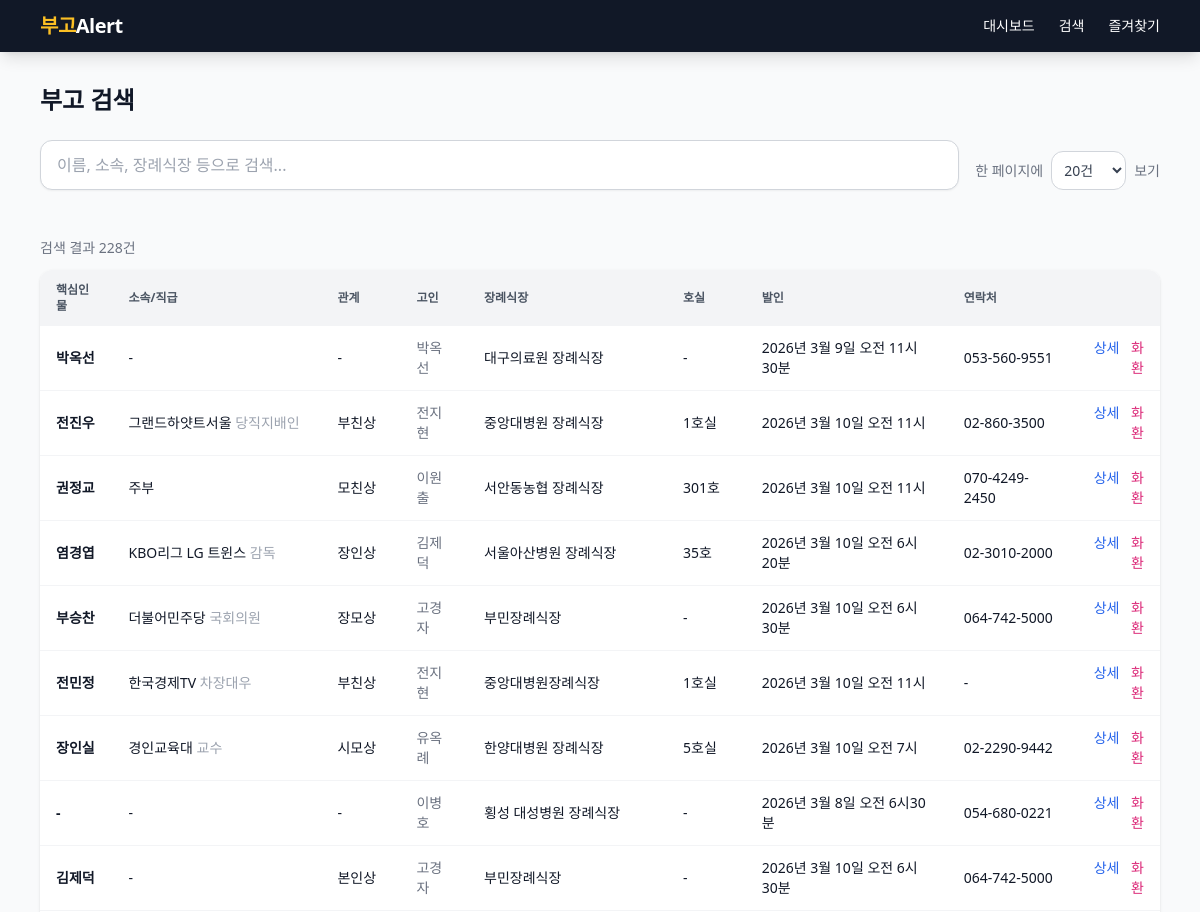
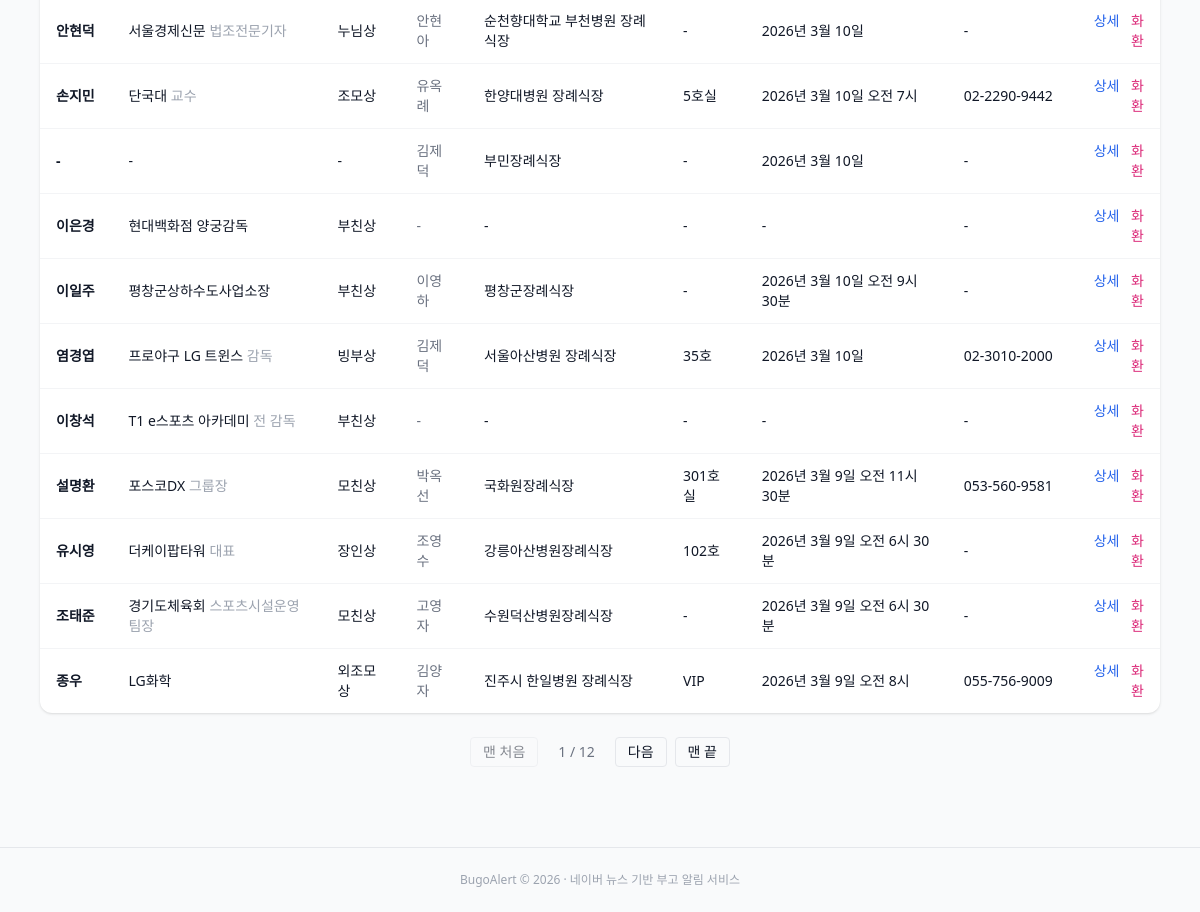
Screenshot of /search with the database file from the repository (2 pictures, top to bottom).
### app/models.py (models this page shows)
class Obituary(Base):
    __tablename__ = "obituaries"
    id = Column(Integer, primary_key=True, autoincrement=True)
    source_url = Column(String(512), nullable=False)
    title = Column(String(512), nullable=False)
    key_person = Column(String(100))
    organization = Column(String(200))
    position = Column(String(200))
    deceased_name = Column(String(100))
    deceased_age = Column(String(50))
    relationship = Column(String(100))
    related_persons = Column(Text)
    funeral_hall = Column(String(200))
    room_number = Column(String(50))
    funeral_date = Column(String(100))
    funeral_time = Column(String(50))
    contact = Column(String(100))
    remarks = Column(Text)
    raw_text = Column(Text)
    published_at = Column(DateTime)
    created_at = Column(DateTime, default=datetime.utcnow)
    dedup_key = Column(String(200), unique=True, nullable=True)
    __table_args__ = (
        Index("ix_obituaries_key_person", "key_person"),
        Index("ix_obituaries_org", "organization"),
        Index("ix_obituaries_published", "published_at"),
        Index("ix_obituaries_dedup", "dedup_key"),
        Index("ix_obituaries_source_url", "source_url"),
    )

### app/routers/obituaries.py (the view)
@router.get("/search")
async def search(
    request: Request,
    q: str = Query(""),
    db: Session = Depends(get_db),
    page: int = Query(1, ge=1),
    per_page: int = Query(20, ge=10, le=100),
):
    per_page = _valid_per_page(per_page)
    q_result = _search_query(db, q)
    total = q_result.count()
    obituaries = q_result.offset((page - 1) * per_page).limit(per_page).all()
    total_pages = max(1, (total + per_page - 1) // per_page)
    template = "partials/obituary_table.html" if request.headers.get("HX-Request") else "search.html"
    return request.app.state.templates.TemplateResponse(
        template,
        {
            "request": request,
            "obituaries": obituaries,
            "page": page,
            "total_pages": total_pages,
            "total": total,
            "per_page": per_page,
            "per_page_options": PER_PAGE_OPTIONS,
            "q": q,
        },
    )

### app/templates/search.html (shortened to what this page needs)
{% extends "base.html" %}
{% block content %}
<h1 class="text-2xl font-bold mb-6">부고 검색</h1>
<div class="mb-6" id="search-form-wrapper">
  <div class="flex gap-4 flex-wrap items-end">
    <div class="flex-1 min-w-[200px]">
      <input type="text"
             name="q"
             value="{{ q or '' }}"
             placeholder="이름, 소속, 장례식장 등으로 검색..."
             hx-get="/search"
             hx-trigger="keyup changed delay:300ms, search"
             hx-target="#search-results"
             hx-indicator="#search-spinner"
             hx-include="#search-form-wrapper"
             class="w-full px-4 py-3 rounded-xl border border-gray-300 focus:border-amber-500 focus:ring-2 focus:ring-amber-200 outline-none text-base shadow-sm">
    </div>
    <div class="flex items-center gap-2 text-sm">
      <label for="per-page" class="text-gray-500">한 페이지에</label>
      <select name="per_page" id="per-page"
              hx-get="/search"
              hx-trigger="change"
              hx-target="#search-results"
              hx-include="#search-form-wrapper"
              class="px-2 py-2 rounded-xl border border-gray-300 text-gray-700 bg-white">
        {% for n in per_page_options %}
        <option value="{{ n }}" {% if per_page == n %}selected{% endif %}>{{ n }}건</option>
        {% endfor %}
      </select>
      <span class="text-gray-500">보기</span>
    </div>
  </div>
</div>
<div id="search-results">
  {% include "partials/obituary_table.html" %}
</div>
{% endblock %}

### app/templates/partials/obituary_table.html (shortened to what this page needs)
<p class="text-sm text-gray-500 mb-3">검색 결과 {{ total }}건</p>
{% if obituaries %}
<div class="bg-white rounded-xl shadow overflow-hidden">
  <table class="w-full text-sm">
    <thead class="bg-gray-100 text-gray-600 uppercase text-xs">
      <tr>
        <th class="px-4 py-3 text-left">핵심인물</th>
        <th class="px-4 py-3 text-left">소속/직급</th>
        <th class="px-4 py-3 text-left">관계</th>
        <th class="px-4 py-3 text-left">고인</th>
        <th class="px-4 py-3 text-left">장례식장</th>
        <th class="px-4 py-3 text-left">호실</th>
        <th class="px-4 py-3 text-left">발인</th>
        <th class="px-4 py-3 text-left">연락처</th>
        <th class="px-4 py-3"></th>
      </tr>
    </thead>
    <tbody class="divide-y divide-gray-100">
      {% for o in obituaries %}
      <tr class="hover:bg-amber-50 transition">
        <td class="px-4 py-3 font-bold text-gray-900">{{ o.key_person or '-' }}</td>
        <td class="px-4 py-3">{{ o.organization or '-' }}{% if o.position %} <span class="text-gray-400">{{ o.position }}</span>{% endif %}</td>
        <td class="px-4 py-3">{{ o.relationship or '-' }}</td>
        <td class="px-4 py-3 text-gray-500">{{ o.deceased_name or '-' }}</td>
        <td class="px-4 py-3">{{ o.funeral_hall or '-' }}</td>
        <td class="px-4 py-3">{{ o.room_number or '-' }}</td>
        <td class="px-4 py-3">{{ (o.funeral_date or '-')|format_funeral_date }} {{ o.funeral_time or '' }}</td>
        <td class="px-4 py-3">{{ o.contact or '-' }}</td>
        <td class="px-4 py-3 text-right space-x-2">
          <a href="/obituary/{{ o.id }}" class="text-blue-600 hover:underline">상세</a>
          <a href="/flower/order/{{ o.id }}" class="text-pink-600 hover:underline">화환</a>
        </td>
      </tr>
      {% endfor %}
    </tbody>
  </table>
</div>
{% if total_pages > 1 %}
<div class="flex justify-center items-center gap-2 mt-6 flex-wrap">
  <a href="/search?q={{ q or '' }}&page=1&per_page={{ per_page }}" class="px-3 py-1 rounded border text-sm hover:bg-gray-100 {% if page == 1 %}opacity-50 pointer-events-none{% endif %}">맨 처음</a>
  <span class="px-3 py-1 text-sm text-gray-500">{{ page }} / {{ total_pages }}</span>
  {% if page < total_pages %}
  <a href="/search?q={{ q or '' }}&page={{ page + 1 }}&per_page={{ per_page }}" class="px-3 py-1 rounded border text-sm hover:bg-gray-100">다음</a>
  {% endif %}
  <a href="/search?q={{ q or '' }}&page={{ total_pages }}&per_page={{ per_page }}" class="px-3 py-1 rounded border text-sm hover:bg-gray-100 {% if page == total_pages %}opacity-50 pointer-events-none{% endif %}">맨 끝</a>
</div>
{% endif %}
{% else %}
<div class="text-center py-12 text-gray-400">
  <p>검색 결과가 없습니다</p>
</div>
{% endif %}

### app/templates/base.html (style rules this page uses)
html { font-size: clamp(14px, 2vw, 16px); }
body { font-size: 1rem; }

### rows the page displays
Obituary: key_person "박옥선", organization "-", relationship "-", deceased_name "박옥선", funeral_hall "대구의료원 장례식장", room_number "-", funeral_date "2026년 3월 9일", funeral_time "오전 11시30분", contact "053-560-9551"
Obituary: key_person "전진우", organization "그랜드하얏트서울", position "당직지배인", relationship "부친상", deceased_name "전지현", funeral_hall "중앙대병원 장례식장", room_number "1호실", funeral_date "2026년 3월 10일", funeral_time "오전 11시", contact "02-860-3500"
Obituary: key_person "권정교", organization "주부", relationship "모친상", deceased_name "이원출", funeral_hall "서안동농협 장례식장", room_number "301호", funeral_date "2026년 3월 10일", funeral_time "오전 11시", contact "070-4249-2450"
Obituary: key_person "염경엽", organization "KBO리그 LG 트윈스", position "감독", relationship "장인상", deceased_name "김제덕", funeral_hall "서울아산병원 장례식장", room_number "35호", funeral_date "2026년 3월 10일", funeral_time "오전 6시 20분", contact "02-3010-2000"
Obituary: key_person "부승찬", organization "더불어민주당", position "국회의원", relationship "장모상", deceased_name "고경자", funeral_hall "부민장례식장", room_number "-", funeral_date "2026년 3월 10일", funeral_time "오전 6시 30분", contact "064-742-5000"
Obituary: key_person "전민정", organization "한국경제TV", position "차장대우", relationship "부친상", deceased_name "전지현", funeral_hall "중앙대병원장례식장", room_number "1호실", funeral_date "2026년 3월 10일", funeral_time "오전 11시", contact "-"
Obituary: key_person "장인실", organization "경인교육대", position "교수", relationship "시모상", deceased_name "유옥례", funeral_hall "한양대병원 장례식장", room_number "5호실", funeral_date "2026년 3월 10일", funeral_time "오전 7시", contact "02-2290-9442"
Obituary: key_person "-", organization "-", relationship "-", deceased_name "이병호", funeral_hall "횡성 대성병원 장례식장", room_number "-", funeral_date "2026년 3월 8일", funeral_time "오전 6시30분", contact "054-680-0221"
Obituary: key_person "김제덕", organization "-", relationship "본인상", deceased_name "고경자", funeral_hall "부민장례식장", room_number "-", funeral_date "2026년 3월 10일", funeral_time "오전 6시 30분", contact "064-742-5000"
Obituary: key_person "안현덕", organization "서울경제신문", position "법조전문기자", relationship "누님상", deceased_name "안현아", funeral_hall "순천향대학교 부천병원 장례식장", room_number "-", funeral_date "2026년 3월 10일", contact "-"
Obituary: key_person "손지민", organization "단국대", position "교수", relationship "조모상", deceased_name "유옥례", funeral_hall "한양대병원 장례식장", room_number "5호실", funeral_date "2026년 3월 10일", funeral_time "오전 7시", contact "02-2290-9442"
Obituary: key_person "-", organization "-", relationship "-", deceased_name "김제덕", funeral_hall "부민장례식장", room_number "-", funeral_date "2026년 3월 10일", contact "-"
Obituary: key_person "이은경", organization "현대백화점 양궁감독", relationship "부친상", deceased_name "-", funeral_hall "-", room_number "-", funeral_date "-", contact "-"
Obituary: key_person "이일주", organization "평창군상하수도사업소장", relationship "부친상", deceased_name "이영하", funeral_hall "평창군장례식장", room_number "-", funeral_date "2026년 3월 10일", funeral_time "오전 9시30분", contact "-"
Obituary: key_person "염경엽", organization "프로야구 LG 트윈스", position "감독", relationship "빙부상", deceased_name "김제덕", funeral_hall "서울아산병원 장례식장", room_number "35호", funeral_date "2026년 3월 10일", contact "02-3010-2000"
Obituary: key_person "이창석", organization "T1 e스포츠 아카데미", position "전 감독", relationship "부친상", deceased_name "-", funeral_hall "-", room_number "-", funeral_date "-", contact "-"
Obituary: key_person "설명환", organization "포스코DX", position "그룹장", relationship "모친상", deceased_name "박옥선", funeral_hall "국화원장례식장", room_number "301호실", funeral_date "2026년 3월 9일", funeral_time "오전 11시30분", contact "053-560-9581"
Obituary: key_person "유시영", organization "더케이팝타워", position "대표", relationship "장인상", deceased_name "조영수", funeral_hall "강릉아산병원장례식장", room_number "102호", funeral_date "2026년 3월 9일", funeral_time "오전 6시 30분", contact "-"
Obituary: key_person "조태준", organization "경기도체육회", position "스포츠시설운영팀장", relationship "모친상", deceased_name "고영자", funeral_hall "수원덕산병원장례식장", room_number "-", funeral_date "2026년 3월 9일", funeral_time "오전 6시 30분", contact "-"
Obituary: key_person "종우", organization "LG화학", relationship "외조모상", deceased_name "김양자", funeral_hall "진주시 한일병원 장례식장", room_number "VIP", funeral_date "2026년 3월 9일", funeral_time "오전 8시", contact "055-756-9009"

### other values shown
{{ total }} "228"
{{ page }} "1"
{{ total_pages }} "12"
form field per_page "20건"
